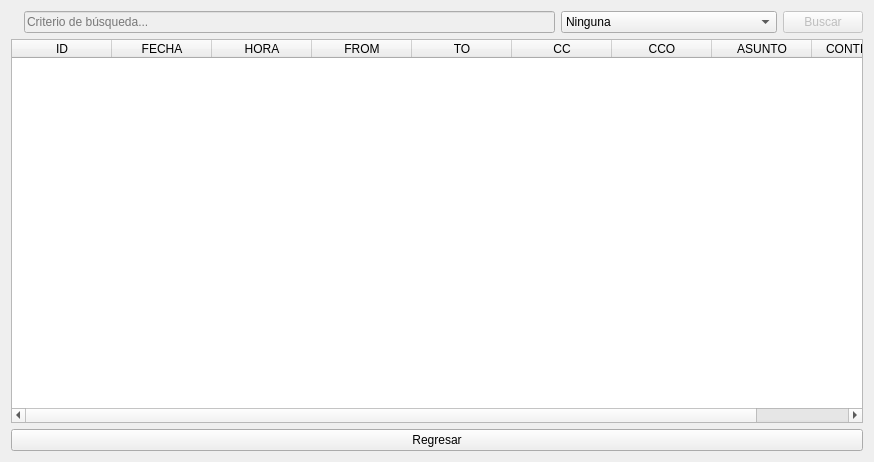
<?xml version="1.0" encoding="UTF-8"?>
<ui version="4.0">
 <class>SearchesWindow</class>
 <widget class="QWidget" name="SearchesWindow">
  <property name="geometry">
   <rect>
    <x>0</x>
    <y>0</y>
    <width>874</width>
    <height>462</height>
   </rect>
  </property>
  <property name="windowTitle">
   <string>Búsquedas Eficientes</string>
  </property>
  <layout class="QGridLayout" name="gridLayout">
   <item row="0" column="0">
    <layout class="QHBoxLayout" name="horizontalLayout_2">
     <item>
      <widget class="QLabel" name="logoLB">
       <property name="text">
        <string/>
       </property>
       <property name="scaledContents">
        <bool>true</bool>
       </property>
      </widget>
     </item>
     <item>
      <layout class="QHBoxLayout" name="horizontalLayout">
       <item>
        <widget class="QLineEdit" name="searchLE">
         <property name="enabled">
          <bool>false</bool>
         </property>
         <property name="inputMask">
          <string/>
         </property>
         <property name="text">
          <string/>
         </property>
         <property name="frame">
          <bool>true</bool>
         </property>
         <property name="echoMode">
          <enum>QLineEdit::Normal</enum>
         </property>
         <property name="placeholderText">
          <string>Criterio de búsqueda...</string>
         </property>
        </widget>
       </item>
       <item>
        <widget class="QComboBox" name="typeSearchCB">
         <property name="enabled">
          <bool>true</bool>
         </property>
         <property name="styleSheet">
          <string notr="true">selection-background-color: rgb(52, 101, 164);</string>
         </property>
         <property name="currentIndex">
          <number>0</number>
         </property>
         <property name="sizeAdjustPolicy">
          <enum>QComboBox::AdjustToContentsOnFirstShow</enum>
         </property>
         <item>
          <property name="text">
           <string>Ninguna</string>
          </property>
         </item>
         <item>
          <property name="text">
           <string>Búsqueda binaria</string>
          </property>
         </item>
         <item>
          <property name="text">
           <string>índices primarios</string>
          </property>
         </item>
         <item>
          <property name="text">
           <string>Índices secundarios (Remitente)</string>
          </property>
         </item>
         <item>
          <property name="text">
           <string>índices secundarios (Destinatario)</string>
          </property>
         </item>
         <item>
          <property name="text">
           <string>índices secundarios (Booleana)</string>
          </property>
         </item>
         <item>
          <property name="text">
           <string>Dispersión</string>
          </property>
         </item>
        </widget>
       </item>
       <item>
        <widget class="QPushButton" name="searchPB">
         <property name="enabled">
          <bool>false</bool>
         </property>
         <property name="text">
          <string>Buscar</string>
         </property>
        </widget>
       </item>
      </layout>
     </item>
    </layout>
   </item>
   <item row="1" column="0">
    <widget class="QTableWidget" name="mailTB">
     <property name="editTriggers">
      <set>QAbstractItemView::NoEditTriggers</set>
     </property>
     <property name="selectionBehavior">
      <enum>QAbstractItemView::SelectRows</enum>
     </property>
     <attribute name="horizontalHeaderCascadingSectionResizes">
      <bool>true</bool>
     </attribute>
     <attribute name="horizontalHeaderStretchLastSection">
      <bool>true</bool>
     </attribute>
     <column>
      <property name="text">
       <string>ID</string>
      </property>
     </column>
     <column>
      <property name="text">
       <string>FECHA</string>
      </property>
     </column>
     <column>
      <property name="text">
       <string>HORA</string>
      </property>
     </column>
     <column>
      <property name="text">
       <string>FROM</string>
      </property>
     </column>
     <column>
      <property name="text">
       <string>TO</string>
      </property>
     </column>
     <column>
      <property name="text">
       <string>CC</string>
      </property>
     </column>
     <column>
      <property name="text">
       <string>CCO</string>
      </property>
     </column>
     <column>
      <property name="text">
       <string>ASUNTO</string>
      </property>
     </column>
     <column>
      <property name="text">
       <string>CONTENIDO</string>
      </property>
     </column>
    </widget>
   </item>
   <item row="2" column="0">
    <widget class="QPushButton" name="backMenuBT">
     <property name="text">
      <string>Regresar</string>
     </property>
    </widget>
   </item>
  </layout>
 </widget>
 <resources/>
 <connections/>
</ui>
